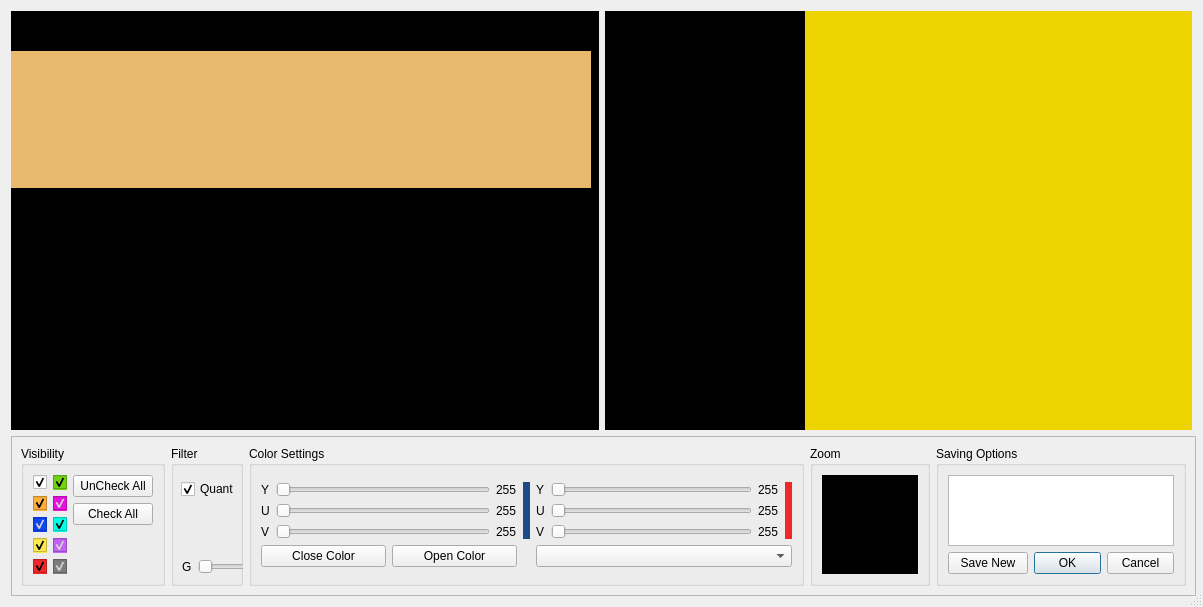
<?xml version="1.0" encoding="UTF-8"?>
<ui version="4.0">
 <class>SegmentationConfigDialog</class>
 <widget class="QDialog" name="SegmentationConfigDialog">
  <property name="geometry">
   <rect>
  <x>0</x>
  <y>0</y>
  <width>1203</width>
  <height>607</height>
   </rect>
  </property>
  <property name="sizePolicy">
   <sizepolicy hsizetype="MinimumExpanding" vsizetype="MinimumExpanding">
  <horstretch>0</horstretch>
  <verstretch>0</verstretch>
   </sizepolicy>
  </property>
  <property name="minimumSize">
   <size>
  <width>1203</width>
  <height>607</height>
   </size>
  </property>
  <property name="mouseTracking">
   <bool>true</bool>
  </property>
  <property name="acceptDrops">
   <bool>true</bool>
  </property>
  <property name="windowTitle">
   <string>Segmentation Config</string>
  </property>
  <property name="sizeGripEnabled">
   <bool>true</bool>
  </property>
  <property name="modal">
   <bool>true</bool>
  </property>
  <layout class="QGridLayout" name="gridLayout">
   <item row="1" column="0" colspan="2" alignment="Qt::AlignHCenter">
  <widget class="QFrame" name="frame">
   <property name="sizePolicy">
    <sizepolicy hsizetype="Expanding" vsizetype="Minimum">
     <horstretch>0</horstretch>
     <verstretch>0</verstretch>
    </sizepolicy>
   </property>
   <property name="minimumSize">
    <size>
     <width>1185</width>
     <height>160</height>
    </size>
   </property>
   <property name="maximumSize">
    <size>
     <width>16777215</width>
     <height>160</height>
    </size>
   </property>
   <property name="frameShape">
    <enum>QFrame::StyledPanel</enum>
   </property>
   <property name="frameShadow">
    <enum>QFrame::Raised</enum>
   </property>
   <layout class="QHBoxLayout" name="horizontalLayout">
    <item>
     <widget class="QGroupBox" name="groupBox_2">
    <property name="autoFillBackground">
     <bool>true</bool>
    </property>
    <property name="title">
     <string>Visibility</string>
    </property>
    <layout class="QGridLayout" name="gridLayout_5">
     <item row="0" column="0" rowspan="3">
      <layout class="QGridLayout" name="gridLayout_2">
       <item row="0" column="0">
      <widget class="QCheckBox" name="NoCOLCheckBox">
       <property name="autoFillBackground">
        <bool>true</bool>
       </property>
       <property name="styleSheet">
        <string notr="true"/>
       </property>
       <property name="text">
        <string/>
       </property>
       <property name="checked">
        <bool>true</bool>
       </property>
      </widget>
       </item>
       <item row="0" column="1">
      <widget class="QCheckBox" name="GreenCheckBox">
       <property name="autoFillBackground">
        <bool>false</bool>
       </property>
       <property name="styleSheet">
        <string notr="true">background-color: rgb(115, 210, 22);</string>
       </property>
       <property name="text">
        <string/>
       </property>
       <property name="checked">
        <bool>true</bool>
       </property>
      </widget>
       </item>
       <item row="1" column="0">
      <widget class="QCheckBox" name="OrangeCheckBox">
       <property name="styleSheet">
        <string notr="true">background-color: rgb(252, 175, 62);</string>
       </property>
       <property name="text">
        <string/>
       </property>
       <property name="checked">
        <bool>true</bool>
       </property>
      </widget>
       </item>
       <item row="1" column="1">
      <widget class="QCheckBox" name="PinkCheckBox">
       <property name="autoFillBackground">
        <bool>false</bool>
       </property>
       <property name="styleSheet">
        <string notr="true">background-color: rgb(232, 17, 224);
color: rgb(255, 255, 255);</string>
       </property>
       <property name="text">
        <string/>
       </property>
       <property name="checked">
        <bool>true</bool>
       </property>
      </widget>
       </item>
       <item row="2" column="0">
      <widget class="QCheckBox" name="BlueCheckBox">
       <property name="autoFillBackground">
        <bool>false</bool>
       </property>
       <property name="styleSheet">
        <string notr="true">background-color: rgb(14, 68, 241);
color: rgb(255, 255, 255);</string>
       </property>
       <property name="text">
        <string/>
       </property>
       <property name="checked">
        <bool>true</bool>
       </property>
      </widget>
       </item>
       <item row="2" column="1">
      <widget class="QCheckBox" name="LightBlueCheckBox">
       <property name="autoFillBackground">
        <bool>false</bool>
       </property>
       <property name="styleSheet">
        <string notr="true">background-color: rgb(0, 255, 231);</string>
       </property>
       <property name="text">
        <string/>
       </property>
       <property name="checked">
        <bool>true</bool>
       </property>
      </widget>
       </item>
       <item row="3" column="0">
      <widget class="QCheckBox" name="YellowCheckBox">
       <property name="autoFillBackground">
        <bool>false</bool>
       </property>
       <property name="styleSheet">
        <string notr="true">background-color: rgb(252, 233, 79);</string>
       </property>
       <property name="text">
        <string/>
       </property>
       <property name="checked">
        <bool>true</bool>
       </property>
      </widget>
       </item>
       <item row="3" column="1">
      <widget class="QCheckBox" name="PurpleCheckBox">
       <property name="autoFillBackground">
        <bool>false</bool>
       </property>
       <property name="styleSheet">
        <string notr="true">background-color: rgb(194, 98, 244);
color: rgb(255, 255, 255);</string>
       </property>
       <property name="text">
        <string/>
       </property>
       <property name="checked">
        <bool>true</bool>
       </property>
      </widget>
       </item>
       <item row="4" column="0">
      <widget class="QCheckBox" name="RedCheckBox">
       <property name="autoFillBackground">
        <bool>false</bool>
       </property>
       <property name="styleSheet">
        <string notr="true">background-color: rgb(239, 41, 41);</string>
       </property>
       <property name="text">
        <string/>
       </property>
       <property name="checked">
        <bool>true</bool>
       </property>
      </widget>
       </item>
       <item row="4" column="1">
      <widget class="QCheckBox" name="ColorStrangeCheckBox">
       <property name="autoFillBackground">
        <bool>false</bool>
       </property>
       <property name="styleSheet">
        <string notr="true">background-color: rgb(125, 125, 125);
color: rgb(255, 255, 255);</string>
       </property>
       <property name="text">
        <string/>
       </property>
       <property name="checked">
        <bool>true</bool>
       </property>
      </widget>
       </item>
      </layout>
     </item>
     <item row="0" column="1">
      <widget class="QPushButton" name="UnCheckAll">
       <property name="text">
      <string>UnCheck All</string>
       </property>
      </widget>
     </item>
     <item row="1" column="1">
      <widget class="QPushButton" name="checkAll">
       <property name="text">
      <string>Check All</string>
       </property>
       <property name="checkable">
      <bool>false</bool>
       </property>
       <property name="checked">
      <bool>false</bool>
       </property>
      </widget>
     </item>
    </layout>
     </widget>
    </item>
    <item>
     <widget class="QGroupBox" name="groupBox_5">
    <property name="title">
     <string>Filter     </string>
    </property>
    <widget class="QWidget" name="gridLayoutWidget">
     <property name="geometry">
      <rect>
       <x>10</x>
       <y>110</y>
       <width>81</width>
       <height>22</height>
      </rect>
     </property>
     <layout class="QGridLayout" name="gridLayout_6">
      <property name="leftMargin">
       <number>1</number>
      </property>
      <property name="topMargin">
       <number>1</number>
      </property>
      <property name="rightMargin">
       <number>1</number>
      </property>
      <property name="bottomMargin">
       <number>1</number>
      </property>
      <property name="spacing">
       <number>6</number>
      </property>
      <item row="0" column="0">
       <widget class="QLabel" name="label">
      <property name="text">
       <string>G</string>
      </property>
       </widget>
      </item>
      <item row="0" column="1">
       <widget class="QSlider" name="horizontalSlider_grayScale">
      <property name="maximum">
       <number>50</number>
      </property>
      <property name="orientation">
       <enum>Qt::Horizontal</enum>
      </property>
       </widget>
      </item>
      <item row="0" column="2">
       <widget class="QLabel" name="GrayLevel">
      <property name="text">
       <string>0</string>
      </property>
       </widget>
      </item>
     </layout>
    </widget>
    <widget class="QCheckBox" name="QuantizationCheckBox">
     <property name="geometry">
      <rect>
       <x>10</x>
       <y>30</y>
       <width>71</width>
       <height>26</height>
      </rect>
     </property>
     <property name="text">
      <string>Quant</string>
     </property>
     <property name="checked">
      <bool>true</bool>
     </property>
    </widget>
     </widget>
    </item>
    <item>
     <widget class="QGroupBox" name="groupBox">
    <property name="title">
     <string>Color Settings</string>
    </property>
    <layout class="QGridLayout" name="gridLayout_10">
     <item row="0" column="0">
      <layout class="QGridLayout" name="gridLayout_9">
       <item row="0" column="0">
      <layout class="QGridLayout" name="gridLayout_3">
       <item row="0" column="0">
        <widget class="QLabel" name="label_11">
         <property name="text">
        <string>Y</string>
         </property>
        </widget>
       </item>
       <item row="0" column="1">
        <widget class="QSlider" name="YMinHorizontalSlider">
         <property name="orientation">
        <enum>Qt::Horizontal</enum>
         </property>
        </widget>
       </item>
       <item row="0" column="2">
        <widget class="QLabel" name="YMinLabel">
         <property name="text">
        <string>255</string>
         </property>
        </widget>
       </item>
       <item row="1" column="0">
        <widget class="QLabel" name="label_12">
         <property name="text">
        <string>U</string>
         </property>
        </widget>
       </item>
       <item row="1" column="1">
        <widget class="QSlider" name="UMinHorizontalSlider">
         <property name="orientation">
        <enum>Qt::Horizontal</enum>
         </property>
        </widget>
       </item>
       <item row="1" column="2">
        <widget class="QLabel" name="UMinLabel">
         <property name="text">
        <string>255</string>
         </property>
        </widget>
       </item>
       <item row="2" column="0">
        <widget class="QLabel" name="label_13">
         <property name="text">
        <string>V</string>
         </property>
        </widget>
       </item>
       <item row="2" column="1">
        <widget class="QSlider" name="VMinHorizontalSlider">
         <property name="orientation">
        <enum>Qt::Horizontal</enum>
         </property>
        </widget>
       </item>
       <item row="2" column="2">
        <widget class="QLabel" name="VMinLabel">
         <property name="text">
        <string>255</string>
         </property>
        </widget>
       </item>
      </layout>
       </item>
       <item row="0" column="2">
      <layout class="QGridLayout" name="gridLayout_4">
       <item row="1" column="1">
        <widget class="QSlider" name="UMaxHorizontalSlider">
         <property name="orientation">
        <enum>Qt::Horizontal</enum>
         </property>
        </widget>
       </item>
       <item row="1" column="2">
        <widget class="QLabel" name="UMaxLabel">
         <property name="text">
        <string>255</string>
         </property>
        </widget>
       </item>
       <item row="0" column="1">
        <widget class="QSlider" name="YMaxHorizontalSlider">
         <property name="orientation">
        <enum>Qt::Horizontal</enum>
         </property>
        </widget>
       </item>
       <item row="0" column="2">
        <widget class="QLabel" name="YMaxLabel">
         <property name="text">
        <string>255</string>
         </property>
        </widget>
       </item>
       <item row="0" column="0">
        <widget class="QLabel" name="label_15">
         <property name="text">
        <string>Y</string>
         </property>
        </widget>
       </item>
       <item row="2" column="1">
        <widget class="QSlider" name="VMaxHorizontalSlider">
         <property name="orientation">
        <enum>Qt::Horizontal</enum>
         </property>
        </widget>
       </item>
       <item row="2" column="2">
        <widget class="QLabel" name="VMaxLabel">
         <property name="text">
        <string>255</string>
         </property>
        </widget>
       </item>
       <item row="1" column="0">
        <widget class="QLabel" name="label_14">
         <property name="text">
        <string>U</string>
         </property>
        </widget>
       </item>
       <item row="2" column="0">
        <widget class="QLabel" name="label_16">
         <property name="text">
        <string>V</string>
         </property>
        </widget>
       </item>
       <item row="0" column="3" rowspan="3">
        <widget class="QLabel" name="YUVMaxColorSampleLabel">
         <property name="autoFillBackground">
        <bool>false</bool>
         </property>
         <property name="styleSheet">
        <string notr="true">background-color: rgb(239, 41, 41);</string>
         </property>
         <property name="text">
        <string/>
         </property>
        </widget>
       </item>
      </layout>
       </item>
       <item row="1" column="0">
      <layout class="QHBoxLayout" name="horizontalLayout_2">
       <item>
        <widget class="QPushButton" name="pushButton_CloseColor">
         <property name="text">
        <string>Close Color</string>
         </property>
        </widget>
       </item>
       <item>
        <widget class="QPushButton" name="pushButton_OpenColor">
         <property name="text">
        <string>Open Color</string>
         </property>
        </widget>
       </item>
      </layout>
       </item>
       <item row="0" column="1">
      <widget class="QLabel" name="YUVMinColorSampleLabel">
       <property name="autoFillBackground">
        <bool>false</bool>
       </property>
       <property name="styleSheet">
        <string notr="true">background-color: rgb(32, 74, 135);</string>
       </property>
       <property name="text">
        <string/>
       </property>
      </widget>
       </item>
       <item row="1" column="2">
      <widget class="QComboBox" name="selectColorComboBox"/>
       </item>
      </layout>
     </item>
    </layout>
     </widget>
    </item>
    <item>
     <widget class="QGroupBox" name="groupBox_4">
    <property name="minimumSize">
     <size>
      <width>120</width>
      <height>0</height>
     </size>
    </property>
    <property name="maximumSize">
     <size>
      <width>120</width>
      <height>16777215</height>
     </size>
    </property>
    <property name="title">
     <string>Zoom</string>
    </property>
    <layout class="QGridLayout" name="gridLayout_8">
     <item row="0" column="0">
      <widget class="QLabel" name="zoomlabel">
       <property name="autoFillBackground">
      <bool>false</bool>
       </property>
       <property name="styleSheet">
      <string notr="true">background-color: rgb(0, 0, 0);</string>
       </property>
       <property name="text">
      <string/>
       </property>
      </widget>
     </item>
    </layout>
     </widget>
    </item>
    <item>
     <widget class="QGroupBox" name="groupBox_3">
    <property name="maximumSize">
     <size>
      <width>250</width>
      <height>16777215</height>
     </size>
    </property>
    <property name="title">
     <string>Saving Options</string>
    </property>
    <layout class="QGridLayout" name="gridLayout_7">
     <item row="0" column="0" colspan="2">
      <widget class="QListWidget" name="ParametersListWidget"/>
     </item>
     <item row="1" column="0">
      <widget class="QPushButton" name="saveSegmentationPushButton">
       <property name="text">
      <string>Save New</string>
       </property>
      </widget>
     </item>
     <item row="1" column="1">
      <widget class="QDialogButtonBox" name="buttonBox">
       <property name="orientation">
      <enum>Qt::Horizontal</enum>
       </property>
       <property name="standardButtons">
      <set>QDialogButtonBox::Cancel|QDialogButtonBox::Ok</set>
       </property>
      </widget>
     </item>
    </layout>
     </widget>
    </item>
   </layout>
   <zorder>groupBox</zorder>
   <zorder>groupBox_4</zorder>
   <zorder>groupBox_2</zorder>
   <zorder>groupBox_3</zorder>
   <zorder>groupBox_5</zorder>
  </widget>
   </item>
   <item row="0" column="0">
  <widget class="QFrame" name="leftFrame">
   <property name="autoFillBackground">
    <bool>false</bool>
   </property>
   <property name="styleSheet">
    <string notr="true">background-color: rgb(0, 0, 0);</string>
   </property>
   <property name="frameShape">
    <enum>QFrame::StyledPanel</enum>
   </property>
   <property name="frameShadow">
    <enum>QFrame::Raised</enum>
   </property>
   <widget class="QLabel" name="originalLabel">
    <property name="geometry">
     <rect>
    <x>-10</x>
    <y>40</y>
    <width>590</width>
    <height>137</height>
     </rect>
    </property>
    <property name="mouseTracking">
     <bool>false</bool>
    </property>
    <property name="autoFillBackground">
     <bool>false</bool>
    </property>
    <property name="styleSheet">
     <string notr="true">background-color: rgb(233, 185, 110);</string>
    </property>
    <property name="text">
     <string/>
    </property>
   </widget>
  </widget>
   </item>
   <item row="0" column="1">
  <widget class="QFrame" name="rightFrame">
   <property name="styleSheet">
    <string notr="true">background-color: rgb(0, 0, 0);</string>
   </property>
   <property name="frameShape">
    <enum>QFrame::StyledPanel</enum>
   </property>
   <property name="frameShadow">
    <enum>QFrame::Raised</enum>
   </property>
   <widget class="QLabel" name="visualizationLabel">
    <property name="geometry">
     <rect>
    <x>200</x>
    <y>0</y>
    <width>589</width>
    <height>423</height>
     </rect>
    </property>
    <property name="mouseTracking">
     <bool>false</bool>
    </property>
    <property name="autoFillBackground">
     <bool>false</bool>
    </property>
    <property name="styleSheet">
     <string notr="true">background-color: rgb(237, 212, 0);</string>
    </property>
    <property name="text">
     <string/>
    </property>
   </widget>
  </widget>
   </item>
  </layout>
 </widget>
 <resources/>
 <connections>
  <connection>
   <sender>buttonBox</sender>
   <signal>accepted()</signal>
   <receiver>SegmentationConfigDialog</receiver>
   <slot>accept()</slot>
   <hints>
  <hint type="sourcelabel">
   <x>248</x>
   <y>254</y>
  </hint>
  <hint type="destinationlabel">
   <x>157</x>
   <y>274</y>
  </hint>
   </hints>
  </connection>
  <connection>
   <sender>buttonBox</sender>
   <signal>rejected()</signal>
   <receiver>SegmentationConfigDialog</receiver>
   <slot>reject()</slot>
   <hints>
  <hint type="sourcelabel">
   <x>316</x>
   <y>260</y>
  </hint>
  <hint type="destinationlabel">
   <x>286</x>
   <y>274</y>
  </hint>
   </hints>
  </connection>
 </connections>
</ui>
